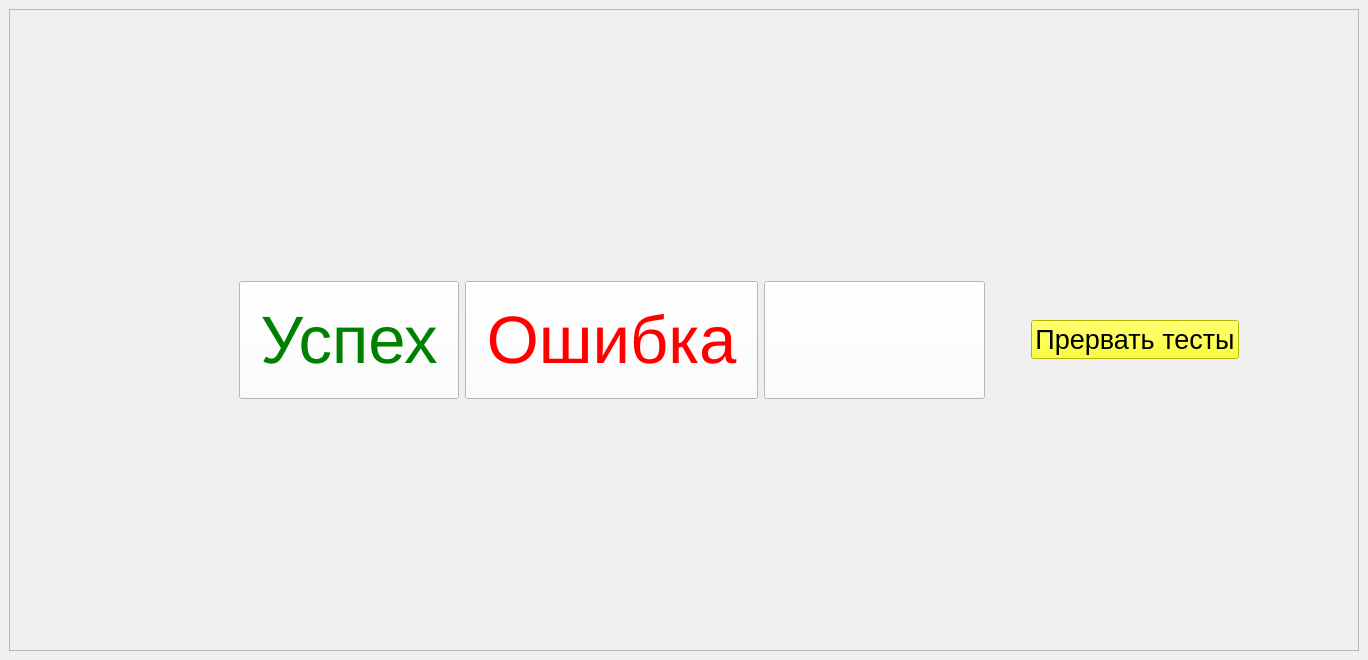
<?xml version="1.0" encoding="UTF-8"?>
<ui version="4.0">
 <class>TestBrightnessWindow</class>
 <widget class="QMainWindow" name="TestBrightnessWindow">
  <property name="geometry">
   <rect>
    <x>0</x>
    <y>0</y>
    <width>1368</width>
    <height>660</height>
   </rect>
  </property>
  <property name="windowTitle">
   <string>Test_Brightness</string>
  </property>
  <property name="windowIcon">
   <iconset resource="res.qrc">
    <normaloff>:/res/images/logo.ico</normaloff>:/res/images/logo.ico</iconset>
  </property>
  <widget class="QWidget" name="centralwidget">
   <layout class="QVBoxLayout" name="verticalLayout_3">
    <item>
     <layout class="QVBoxLayout" name="verticalLayout_2">
      <item>
       <widget class="QFrame" name="frame_btns">
        <property name="frameShape">
         <enum>QFrame::Shape::StyledPanel</enum>
        </property>
        <property name="frameShadow">
         <enum>QFrame::Shadow::Raised</enum>
        </property>
        <layout class="QVBoxLayout" name="verticalLayout">
         <item>
          <layout class="QHBoxLayout" name="horizontalLayout">
           <property name="topMargin">
            <number>20</number>
           </property>
           <item>
            <spacer name="horizontalSpacer_3">
             <property name="orientation">
              <enum>Qt::Orientation::Horizontal</enum>
             </property>
             <property name="sizeHint" stdset="0">
              <size>
               <width>40</width>
               <height>20</height>
              </size>
             </property>
            </spacer>
           </item>
           <item>
            <spacer name="horizontalSpacer">
             <property name="orientation">
              <enum>Qt::Orientation::Horizontal</enum>
             </property>
             <property name="sizeHint" stdset="0">
              <size>
               <width>40</width>
               <height>20</height>
              </size>
             </property>
            </spacer>
           </item>
           <item>
            <widget class="QPushButton" name="pushButton_success">
             <property name="font">
              <font>
               <pointsize>50</pointsize>
              </font>
             </property>
             <property name="styleSheet">
              <string notr="true">color: green;
padding: 20%;
background: white;</string>
             </property>
             <property name="text">
              <string>Успех</string>
             </property>
            </widget>
           </item>
           <item>
            <widget class="QPushButton" name="pushButton_fail">
             <property name="font">
              <font>
               <pointsize>50</pointsize>
              </font>
             </property>
             <property name="styleSheet">
              <string notr="true">color: red;
padding: 20%;
background: white;</string>
             </property>
             <property name="text">
              <string>Ошибка</string>
             </property>
            </widget>
           </item>
           <item>
            <widget class="QPushButton" name="pushButton_relaunch">
             <property name="font">
              <font>
               <pointsize>50</pointsize>
              </font>
             </property>
             <property name="styleSheet">
              <string notr="true">color: red;
padding: 20%;
background: white;</string>
             </property>
             <property name="text">
              <string/>
             </property>
             <property name="icon">
              <iconset theme="QIcon::ThemeIcon::ViewRestore"/>
             </property>
             <property name="iconSize">
              <size>
               <width>50</width>
               <height>50</height>
              </size>
             </property>
            </widget>
           </item>
           <item>
            <layout class="QHBoxLayout" name="horizontalLayout_4" stretch="0,0">
             <item>
              <spacer name="horizontalSpacer_6">
               <property name="orientation">
                <enum>Qt::Orientation::Horizontal</enum>
               </property>
               <property name="sizeHint" stdset="0">
                <size>
                 <width>40</width>
                 <height>20</height>
                </size>
               </property>
              </spacer>
             </item>
             <item>
              <widget class="QPushButton" name="pushButton_all_test_break">
               <property name="font">
                <font>
                 <pointsize>20</pointsize>
                </font>
               </property>
               <property name="styleSheet">
                <string notr="true">background: yellow</string>
               </property>
               <property name="text">
                <string>Прервать тесты</string>
               </property>
              </widget>
             </item>
            </layout>
           </item>
           <item>
            <spacer name="horizontalSpacer_5">
             <property name="orientation">
              <enum>Qt::Orientation::Horizontal</enum>
             </property>
             <property name="sizeHint" stdset="0">
              <size>
               <width>40</width>
               <height>20</height>
              </size>
             </property>
            </spacer>
           </item>
          </layout>
         </item>
        </layout>
       </widget>
      </item>
     </layout>
    </item>
   </layout>
  </widget>
 </widget>
 <resources>
  <include location="res.qrc"/>
 </resources>
 <connections/>
</ui>
